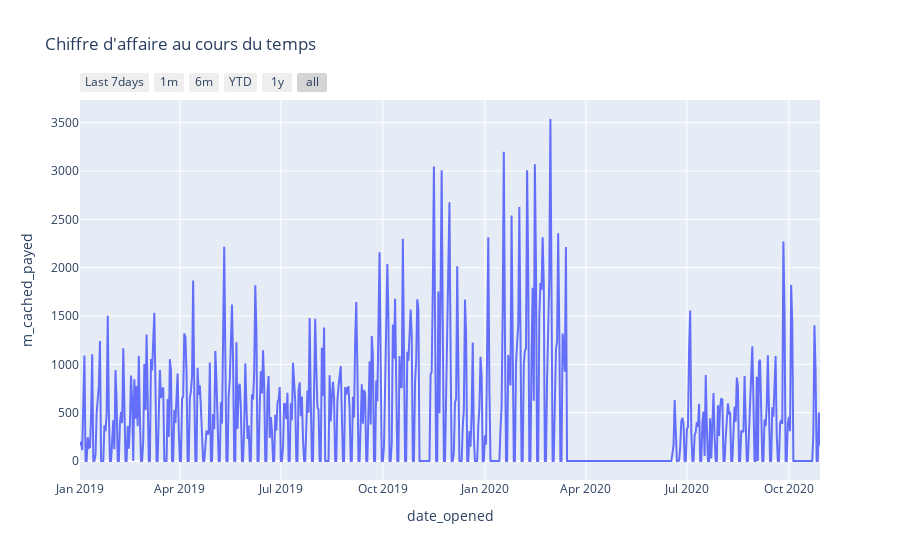
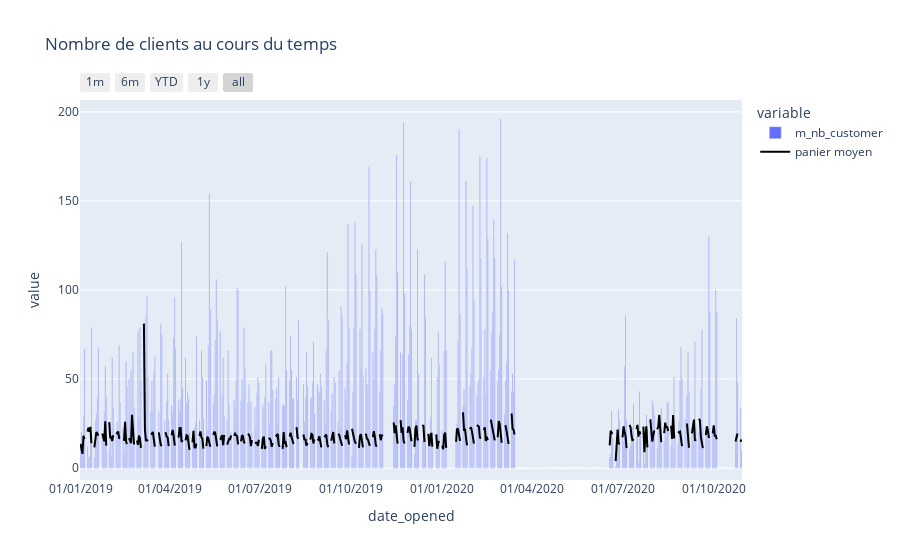

Notebook code for these charts, in order:
### Markdown cell above
h) utiliser maintenant la fonction ['interactive_output'](https://ipywidgets.readthedocs.io/en/latest/examples/Using%20Interact.html#More-control-over-the-user-interface:-interactive_output).
Cette fonction permet d'être plus flexible sur la disposition des widgets.

### Code cell
out = interactive_output(
    display_dash,
    {
        'df': fixed(df),
        'id_store_dropdown': id_store_dropdown,
        'date_debut_picker': date_debut_picker,
        'date_fin_picker': date_fin_picker
    }
)
display(ui, out)

### Figure 1 — Plotly figure (JSON) as saved in the notebook; plotly's stock layout.template omitted (floating-point values rounded to 4 significant figures; data arrays with more than 128 entries replaced by an {"elided": "..."} marker saying what was removed)
{"data": [{"hovertemplate": "date_opened=%{x}<br>m_cached_payed=%{y}<extra></extra>", "legendgroup": "", "line": {"color": "#636efa", "dash": "solid"}, "marker": {"symbol": "circle"}, "mode": "lines", "name": "", "orientation": "v", "showlegend": false, "type": "scatter", "x": {"elided": "668 str values"}, "xaxis": "x", "y": {"elided": "668 float values"}, "yaxis": "y"}], "layout": {"legend": {"tracegroupgap": 0}, "title": {"text": "Chiffre d'affaire au cours du temps"}, "xaxis": {"anchor": "y", "domain": [0, 1], "rangeselector": {"buttons": [{"count": 7, "label": "Last 7days", "step": "day", "stepmode": "backward"}, {"count": 1, "label": "1m", "step": "month", "stepmode": "backward"}, {"count": 6, "label": "6m", "step": "month", "stepmode": "backward"}, {"count": 1, "label": "YTD", "step": "year", "stepmode": "todate"}, {"count": 1, "label": "1y", "step": "year", "stepmode": "backward"}, {"step": "all"}]}, "title": {"text": "date_opened"}}, "yaxis": {"anchor": "x", "domain": [0, 1], "title": {"text": "m_cached_payed"}}}}

### Figure 2 — Plotly figure (JSON) as saved in the notebook; plotly's stock layout.template omitted (floating-point values rounded to 4 significant figures; data arrays with more than 128 entries replaced by an {"elided": "..."} marker saying what was removed)
{"data": [{"alignmentgroup": "True", "hovertemplate": "variable=m_nb_customer<br>date_opened=%{x}<br>value=%{y}<extra></extra>", "legendgroup": "m_nb_customer", "marker": {"color": "#636efa", "pattern": {"shape": ""}}, "name": "m_nb_customer", "offsetgroup": "m_nb_customer", "orientation": "v", "showlegend": true, "textposition": "auto", "type": "bar", "x": {"elided": "668 str values"}, "xaxis": "x", "y": {"elided": "668 int values"}, "yaxis": "y"}, {"line": {"color": "#000000"}, "mode": "lines", "name": "panier moyen", "type": "scatter", "x": {"elided": "668 str values"}, "y": {"elided": "668 float values"}}], "layout": {"barmode": "relative", "legend": {"title": {"text": "variable"}, "tracegroupgap": 0}, "title": {"text": "Nombre de clients au cours du temps"}, "xaxis": {"anchor": "y", "domain": [0, 1], "rangeselector": {"buttons": [{"count": 1, "label": "1m", "step": "month", "stepmode": "backward"}, {"count": 6, "label": "6m", "step": "month", "stepmode": "backward"}, {"count": 1, "label": "YTD", "step": "year", "stepmode": "todate"}, {"count": 1, "label": "1y", "step": "year", "stepmode": "backward"}, {"step": "all"}]}, "tickformat": "%d/%m/%Y", "title": {"text": "date_opened"}}, "yaxis": {"anchor": "x", "domain": [0, 1], "title": {"text": "value"}}}}
